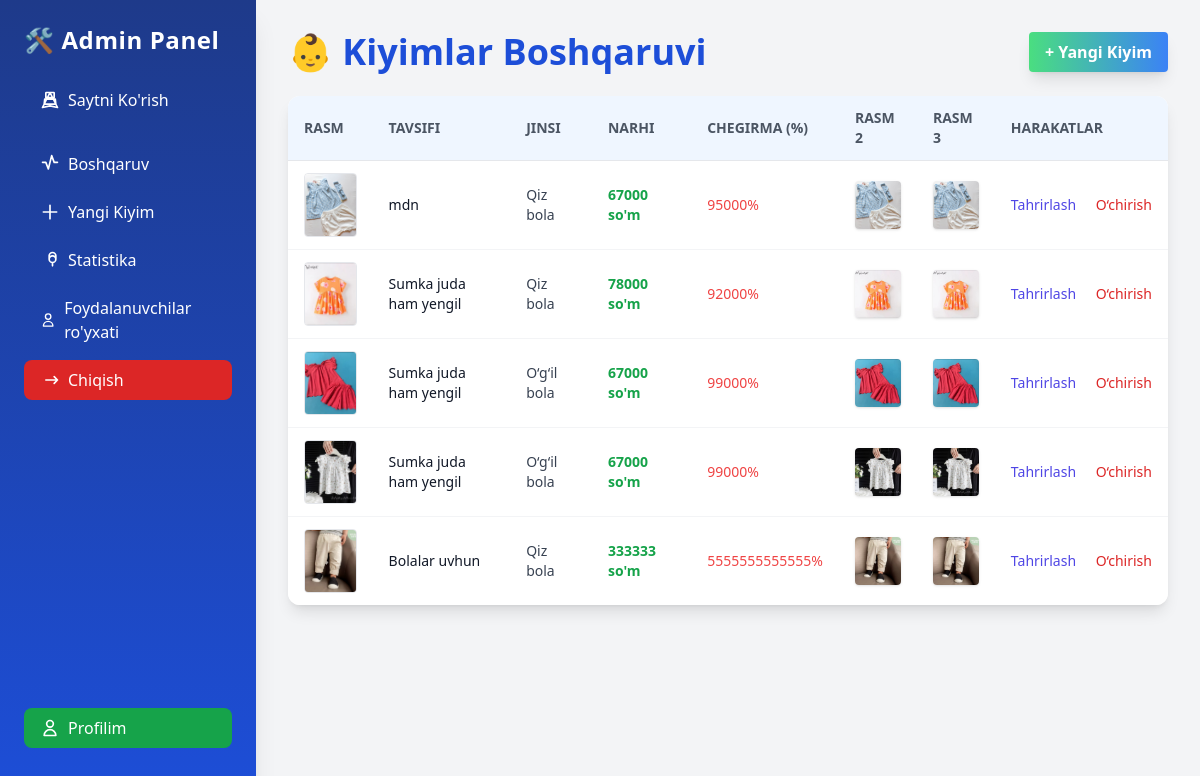
The page /admin-panel/ (signed in) on the database as committed earlier.
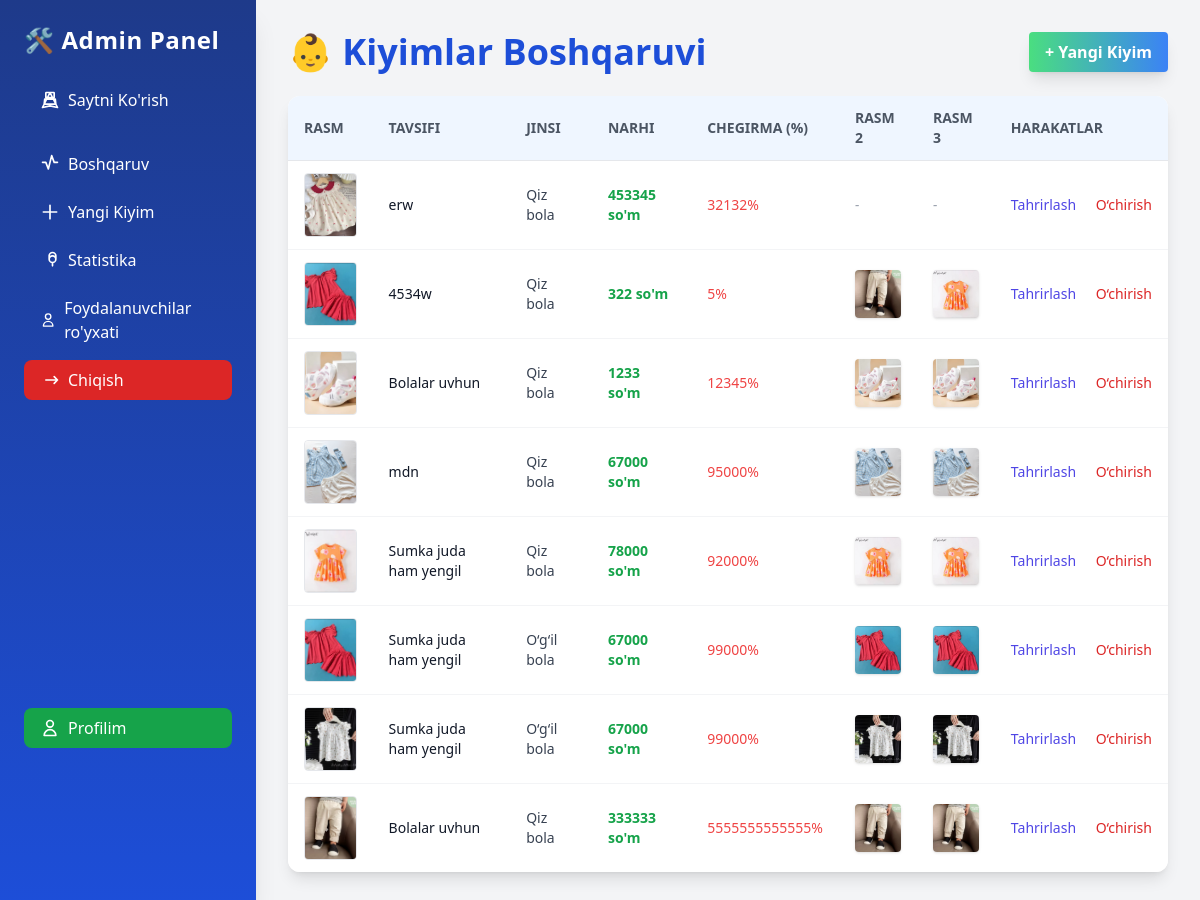
The same page on the database as committed later.
### base/models.py (models this page shows, shortened)
class Main_Kiyim(models.Model):
    YOSH_CHOICES = [
        ('1', '1 oylik'),
        ('2', '2 oylik'),
        ('3', '3 oylik'),
        ('4', '4 oylik'),
        ('5', '5 oylik'),
        ('6', '6 oylik'),
        ('7', '7 oylik'),
        ('8', '8 oylik'),
        ('9', '9 oylik'),
        ('9', '9 oylik'),
        ('10', '10 oylik'),             # ✅ Qo‘shildi
        ('11', '11 oylik'),             # ✅ Qo‘shildi
        ('12', '12 oylik'),             # ✅ Qo‘shildi
        ('13', '1 yosh'),               # ✅
        ('14', '2 yosh'),               # ✅
        ('15', '3 yosh'),
        ('16', '4 yosh'),
    ]
    yoshi = models.CharField(
        max_length=2,
        choices=YOSH_CHOICES,
        blank=True,
        null=True,
        verbose_name="Bolalar yoshi"
    )
    GENDER_CHOICES = [
        ('qiz', 'Qiz bola'),
        ('ogil', 'O‘g‘il bola'),
    ]
    jinsi = models.CharField(
        max_length=5,
        choices=GENDER_CHOICES,
        default='qiz',
        verbose_name="Jinsi",
        help_text="Qiz bola yoki o‘g‘il bola uchun"
    )
    BALAND_CHOICES = [
    ('40', '40 sm'),
    ('45', '45 sm'),
    ('50', '50 sm'),
    ('55', '55 sm'),
    ('60', '60 sm'),
    ('65', '65 sm'),
    ('70', '70 sm'),
]
    KG_CHOICES = [
    ('2', '2 kg'),
    ('2.5', '2.5 kg'),
    ('3', '3 kg'),
    ('3.5', '3.5 kg'),
    ('4', '4 kg'),
    ('4.5', '4.5 kg'),
    ('5', '5 kg'),
    ]
    pre_balandligi = models.CharField("PRE balandligi", max_length=50,     choices=BALAND_CHOICES, blank=True, null=True)
    pre_kilogrami = models.CharField("PRE kilogrami", max_length=50, choices=KG_CHOICES,    blank=True, null=True)
    nb_balandligi = models.CharField("NB balandligi", max_length=50, choices=BALAND_CHOICES,    blank=True, null=True)
    nb_kilogrami = models.CharField("NB kilogrami", max_length=50, choices=KG_CHOICES,  blank=True, null=True)
    m3_balandligi = models.CharField("3M balandligi", max_length=50, choices=BALAND_CHOICES,    blank=True, null=True)
    m3_kilogrami = models.CharField("3M kilogrami", max_length=50, choices=KG_CHOICES,  blank=True, null=True)
    m6_balandligi = models.CharField("6M balandligi", max_length=50, choices=BALAND_CHOICES,    blank=True, null=True)
    m6_kilogrami = models.CharField("6M kilogrami", max_length=50, choices=KG_CHOICES,  blank=True, null=True)
    m9_balandligi = models.CharField("9M balandligi", max_length=50, choices=BALAND_CHOICES,    blank=True, null=True)
    m9_kilogrami = models.CharField("9M kilogrami", max_length=50, choices=KG_CHOICES,  blank=True, null=True)
    main_img = models.ImageField(upload_to='kiyimlar/', blank=True, null=True)
    birinchi_img = models.ImageField(upload_to='kiyimlar/', blank=True, null=True)
    ikkinchi_img = models.ImageField(upload_to='kiyimlar/', blank=True, null=True)
    uchinchi_img = models.ImageField(upload_to='kiyimlar/', blank=True, null=True)
    tortinchi_img = models.ImageField(upload_to='kiyimlar/', blank=True, null=True)
    beshinchi_img = models.ImageField(upload_to='kiyimlar/', blank=True, null=True)
    oltinchi_img = models.ImageField(upload_to='kiyimlar/', blank=True, null=True)
    tavsifi = models.CharField(max_length=100)
    narhi = models.PositiveIntegerField()
    skidkasi = models.PositiveIntegerField(
    blank=True,
    null=True,
    verbose_name="Chegirma (%)",
    help_text="Chegirma foizi, agar yo'q bo‘lsa bo‘sh qoldiring"
    )
    kiyim_haqida = models.TextField(null=True, blank=True)
    birinchi_xususiyati = models.CharField(max_length=50, null=True, blank=True)
    ikkinchi_xususiyati = models.CharField(max_length=50, null=True, blank=True)
    uchunchi_xususiyati = models.CharField(max_length=50, null=True, blank=True)
    tortinchi_xususiyati = models.CharField(max_length=50, null=True, blank=True)
    beshinchi_xususiyati = models.CharField(max_length=50, null=True, blank=True)
    oltinchi_xususiyati = models.CharField(max_length=50, null=True, blank=True)
    class Meta:
        verbose_name = "Asosiy kiyim"
        verbose_name_plural = "Asosiy kiyimlar"
        ordering = ['-id']

### controlpanel/views.py (the view)
# urls.py: path('', views.dashboard, name='dashboard'),
@login_required
def dashboard(request):
    if not request.user.is_staff:
        return redirect('home')
    kiyimlar = Main_Kiyim.objects.all()
    profile = Profile.objects.all()
    return render(request, 'dashboard.html', {'products': kiyimlar, 'profile': profile})

### controlpanel/templates/dashboard.html (shortened to what this page needs)
{% extends 'admin_base.html' %}
{% block content %}
<div class="flex items-center justify-between mb-6">
  <h1 class="text-4xl font-extrabold text-blue-700">👶 Kiyimlar Boshqaruvi</h1>
  <a href="{% url 'controlpanel:product_add' %}" class="bg-gradient-to-r from-green-400 to-blue-500 hover:from-green-500 hover:to-blue-600 text-white font-semibold py-2 px-4 rounded shadow-lg">+ Yangi Kiyim</a>
</div>
<div class="overflow-x-auto bg-white rounded-xl shadow-lg">
  <table class="min-w-full divide-y divide-gray-200 text-sm">
    <thead class="bg-blue-50">
      <tr>
        <th class="px-4 py-3 text-left font-semibold text-gray-600 uppercase">Rasm</th>
        <th class="px-4 py-3 text-left font-semibold text-gray-600 uppercase">Tavsifi</th>
        <th class="px-4 py-3 text-left font-semibold text-gray-600 uppercase">Jinsi</th>
        <th class="px-4 py-3 text-left font-semibold text-gray-600 uppercase">Narhi</th>
        <th class="px-4 py-3 text-left font-semibold text-gray-600 uppercase">Chegirma (%)</th>
        <th class="px-4 py-3 text-left font-semibold text-gray-600 uppercase">Rasm 2</th>
        <th class="px-4 py-3 text-left font-semibold text-gray-600 uppercase">Rasm 3</th>
        <th class="px-4 py-3 text-left font-semibold text-gray-600 uppercase">Harakatlar</th>
      </tr>
    </thead>
    <tbody class="bg-white divide-y divide-gray-100">
      {% for product in products %}
      <tr class="hover:bg-blue-50">
        <td class="px-4 py-3">
          {% if product.main_img %}
            <img src="{{ product.main_img.url }}" alt="main" class="w-16 h-16 object-cover rounded border hover:scale-105 transition-transform duration-200 cursor-pointer" onclick="openModal('{{ product.main_img.url }}')" title="Asosiy rasm" />
          {% else %}<span class="text-gray-400 italic">-</span>{% endif %}
        </td>
        <td class="px-4 py-3 text-gray-900">{{ product.tavsifi }}</td>
        <td class="px-4 py-3 text-gray-700">{{ product.get_jinsi_display }}</td>
        <td class="px-4 py-3 text-green-600 font-bold">{{ product.narhi }} so'm</td>
        <td class="px-4 py-3 text-red-500">{{ product.skidkasi }}%</td>
        <td class="px-4 py-3">
          {% if product.birinchi_img %}
            <img src="{{ product.birinchi_img.url }}" alt="1-img" class="w-12 h-12 object-cover rounded shadow cursor-pointer" onclick="openModal('{{ product.birinchi_img.url }}')" title="1-rasm" />
          {% else %}<span class="text-gray-400 italic">-</span>{% endif %}
        </td>
        <td class="px-4 py-3">
          {% if product.ikkinchi_img %}
            <img src="{{ product.ikkinchi_img.url }}" alt="2-img" class="w-12 h-12 object-cover rounded shadow cursor-pointer" onclick="openModal('{{ product.ikkinchi_img.url }}')" title="2-rasm" />
          {% else %}<span class="text-gray-400 italic">-</span>{% endif %}
        </td>
        <td class="px-4 py-3 whitespace-nowrap">
          <a href="{% url 'controlpanel:product_edit' product.pk %}" class="text-indigo-600 hover:underline">Tahrirlash</a>
          <a href="{% url 'controlpanel:product_delete' product.pk %}" class="text-red-600 hover:underline ml-4">O‘chirish</a>
        </td>
      </tr>
      {% empty %}
      <tr>
        <td colspan="8" class="px-6 py-4 text-center text-gray-400">Hech qanday kiyim yo‘q.</td>
      </tr>
      {% endfor %}
    </tbody>
  </table>
</div>
{% endblock %}

Rows that differ between the two databases and show on the page:
added Main_Kiyim: main_img (picture), tavsifi "erw", jinsi "Qiz bola", narhi "453345", skidkasi "32132"
added Main_Kiyim: main_img (picture), tavsifi "4534w", jinsi "Qiz bola", narhi "322", skidkasi "5", birinchi_img (picture), ikkinchi_img (picture)
added Main_Kiyim: main_img (picture), tavsifi "Bolalar uvhun", jinsi "Qiz bola", narhi "1233", skidkasi "12345", birinchi_img (picture), ikkinchi_img (picture)
